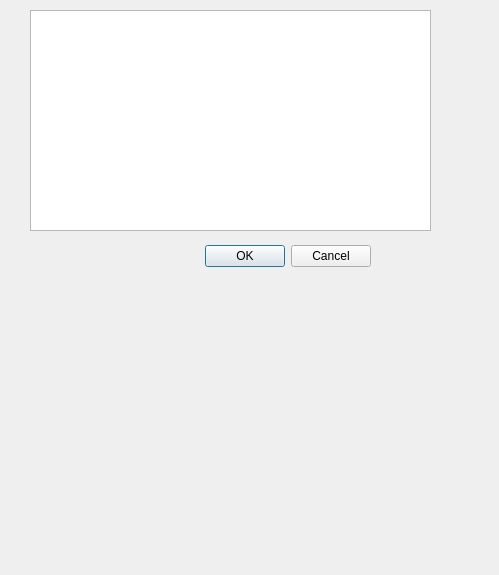
<?xml version="1.0" encoding="UTF-8"?>
<ui version="4.0">
 <class>Yourac</class>
 <widget class="QDialog" name="Yourac">
  <property name="geometry">
   <rect>
    <x>0</x>
    <y>0</y>
    <width>499</width>
    <height>575</height>
   </rect>
  </property>
  <property name="windowTitle">
   <string>All Accounts</string>
  </property>
  <widget class="QDialogButtonBox" name="buttonBox">
   <property name="geometry">
    <rect>
     <x>30</x>
     <y>240</y>
     <width>341</width>
     <height>32</height>
    </rect>
   </property>
   <property name="orientation">
    <enum>Qt::Horizontal</enum>
   </property>
   <property name="standardButtons">
    <set>QDialogButtonBox::Cancel|QDialogButtonBox::Ok</set>
   </property>
  </widget>
  <widget class="QTextBrowser" name="textBrowser">
   <property name="geometry">
    <rect>
     <x>30</x>
     <y>10</y>
     <width>401</width>
     <height>221</height>
    </rect>
   </property>
  </widget>
 </widget>
 <resources/>
 <connections>
  <connection>
   <sender>buttonBox</sender>
   <signal>accepted()</signal>
   <receiver>Yourac</receiver>
   <slot>accept()</slot>
   <hints>
    <hint type="sourcelabel">
     <x>248</x>
     <y>254</y>
    </hint>
    <hint type="destinationlabel">
     <x>157</x>
     <y>274</y>
    </hint>
   </hints>
  </connection>
  <connection>
   <sender>buttonBox</sender>
   <signal>rejected()</signal>
   <receiver>Yourac</receiver>
   <slot>reject()</slot>
   <hints>
    <hint type="sourcelabel">
     <x>316</x>
     <y>260</y>
    </hint>
    <hint type="destinationlabel">
     <x>286</x>
     <y>274</y>
    </hint>
   </hints>
  </connection>
 </connections>
</ui>
